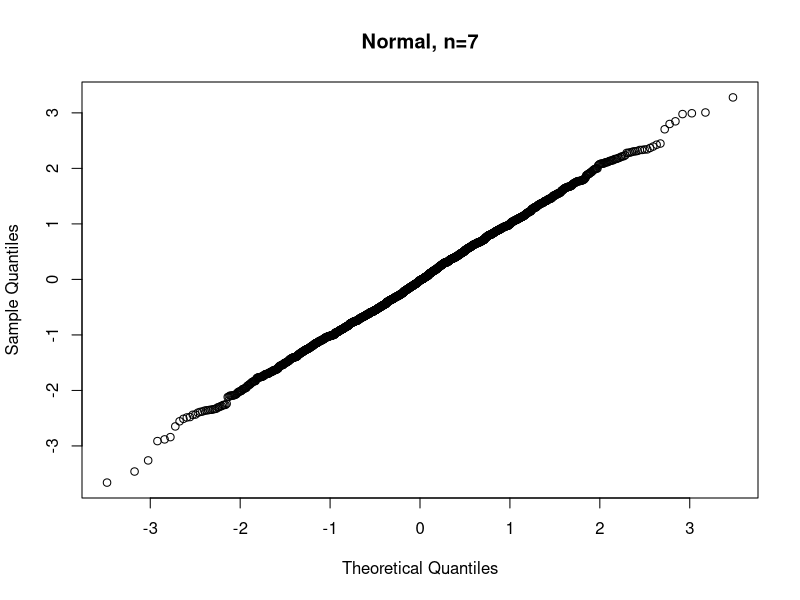

The R source for this figure: (Note: this script raises an error after producing the figure.)
#************
# Review probability of a population is inclusive, mutatlly exlusive p 212
#***********

#************
# Making simulations of population mean
#***********
mu <- 100; sigma <- 16
x <- rnorm(16, mu, sigma) 
M <- 4; n <- 16 # M for more

#************
# (1) Randomly generates sample distribution around the mean
# based on sample size (n), population mu and sigma
#***********
res <- numeric(M)
for (i in 1:M) {
  res[i] <- mean(rnorm(n, mean=mu, sd=sigma))
} 
res
# same thing as above (1)
xbar <- function(i) mean(rnorm(n, mean=mu, sd=sigma))
sapply(1:M, xbar)

# same as (1)
Xbar <- Vectorize(xbar)
Xbar(1:M)

# (1)
replicate(M, mean(rnorm(n, mean=mu, sd=sigma)))

# creates columns and rows of a matrix first
# 16 rows 4 columns
x <- matrix(rnorm(M*n, mean=mu, sd=sigma), nrow=n)
dim(x)

# 2 indicated the margin to be rows, 1 for columns
apply(x, MARGIN = 2, mean) 

#************
# For approximation a normal population, the sampling distribution of
# x bar is also normal distributed. We will verify this through a simulation.
#***********

#************
# function to find z-score of sample distribution of xbar. This shows how much the
# sample mean deviates +/- compared with the population mu.  As sampling increases
# xbar should get closer to mu. If you are lucky enought to know the population mu
# and sigma then they can be used to get a greater understanding of how far the 
# sample mean deviates for the true population.
#***********
zstat <- function(x, mu, sigma) {
  (mean(x)-mu)/(sigma/sqrt(length(x))) # remember under unknown pop mu = 0 and sd =1
  
}

M <-2000; n <- 7
mu <- 100; sigma <- 16
res <- replicate(M, {
  x=rnorm(n, mean=mu, sd=sigma)
  zstat(x, mu, sigma)
})

qqnorm(res, main="Normal, n=7")

#************
# A natural question is: what n is large enough? The answer depends on the
# population— populations which are either skewed or long-tailed will need
# larger values of n . Let’s look at the right-skewed exponential distribution.
# We need to know that it has population mean and population standard deviation
# are both given by 1/rate: (Verzani, p.247, 2014)
#***********

M <- 2000; n <- 7 # change to 150 to normalise.
rate <- 2; mu <- sigma = 1/rate
res <- replicate(M, {
  x=rexp(n, rate=rate) # rexp for exponential distribution
  zstat(x, mu, sigma)
})
qqnorm(res, main="Exponential, n=7") 
# This is indicative of a right-tailed distribution.
# Increase the rate of n i.e. n <- 150 and the sample distrubtion will normalise.

#************
# If the population is unknown than the tstat can be used to work out how far the
# sample mean distribution deviates from the predicted population.  In this scenario
# Population = 1, mu = 0, sigma = 1.
#***********
tstat <- function(x, mu) {
  (mean(x) - mu)/(sd(x)/sqrt(length(x)))
}

#*************
# As s is random, the distribution of the t -statistic should differ from that 
# of the z -statistic: we would expect it to have longer tails as larger values 
# are produced when sample standard deviation < mu but also that this difference 
# decreases for larger values of n.
# ***********
mu <- 0; sigma <- 1
M <- 750; n <- 4
res <- replicate(M, tstat(rnorm(n, mu, sigma), mu))
boxplot(res)

#************
# Mean vs Median of a replicated normal distribution sample size 35 of 
# 1000 samples of the sample mean.  Both are centred around 0 however the median
# shows more variability than the mean. 
#***********
M <- 1000; n <- 35
res_mean <- replicate(M, mean(rnorm(n)))
res_median <- replicate(M, median(rnorm(n)))
boxplot(list("Sample Mean"=res_mean, "Sample Median"=res_median),
        main="Normal Population")

# Below is an example that shows the sample mean and median having comparable 
# spreads? when the population has an exponential distribution.
M <- 1000; n <- 35
res_mean <- replicate(M, mean(rexp(n))) -1
res_median <- replicate(M, median(rexp(n))) - log(2)
boxplot(list("Sample mean"=res_mean, "Sample median"=res_median),
        main="Exponential Population")

#************
# p 252 confirming the result of test using confidence intervals
#***********

mu <- 28.6 ; sigma <- 6.3 
M <- 1000 ; n <- 4 
res <- replicate(M, { 
  x <- rnorm(n, mu, sigma) 
  SE <- sd(x)/sqrt(n) # standard error
  (mean(x) - mu) / SE 
}) 

quantile(res, c(0.025, 0.975))
#*************
#   2.5%      97.5% 
#  -2.819887  3.340365
# xbar 28.6 - 2.8 . SE < u < xbar 28.6 + 3.3. SE 
# From capstone ma5820
# This is an example, however it assumes we know the population u, mu, sigma.
#************

#************
# This section briefly touches on a computer-intensive means to work around the
# absence of a known sampling distribution, the bootstrap method 
# Verzani, p.258, 2014,
#***********

#************
# Bayes theorum, need a better example, book does not make much sense.
#***********


